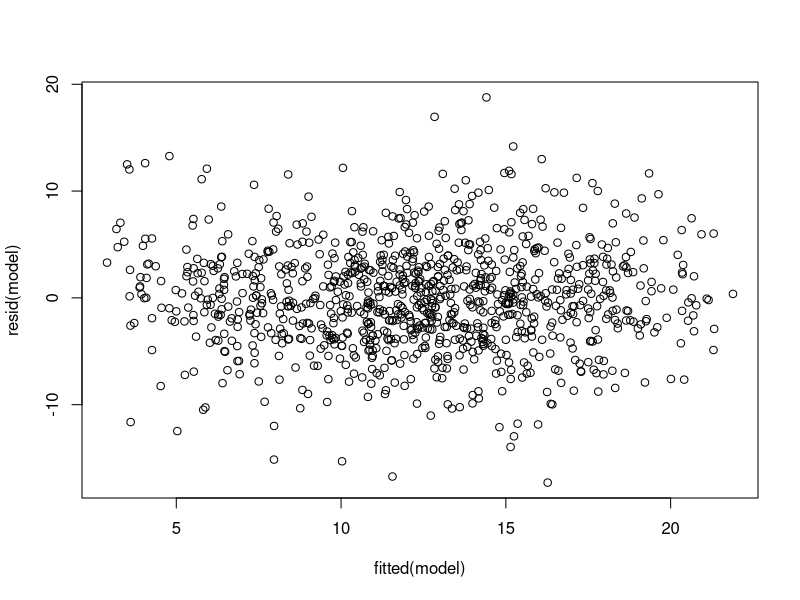
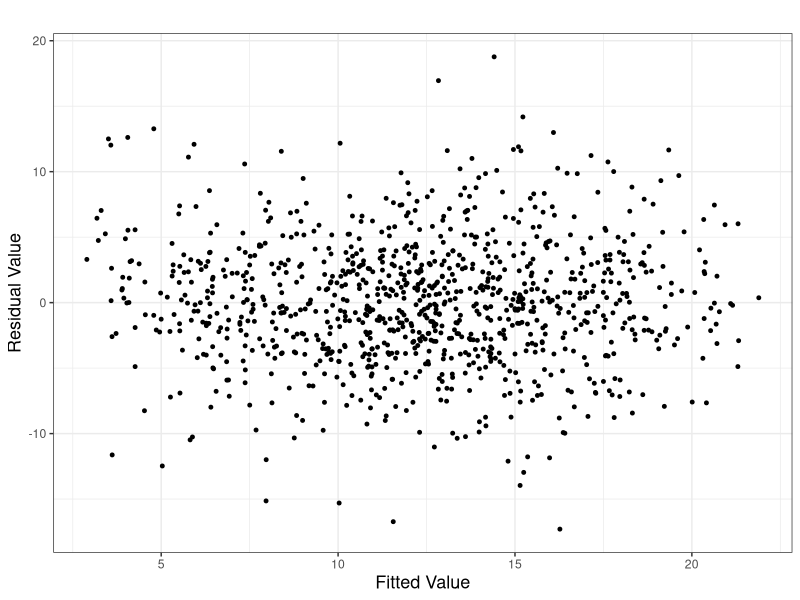
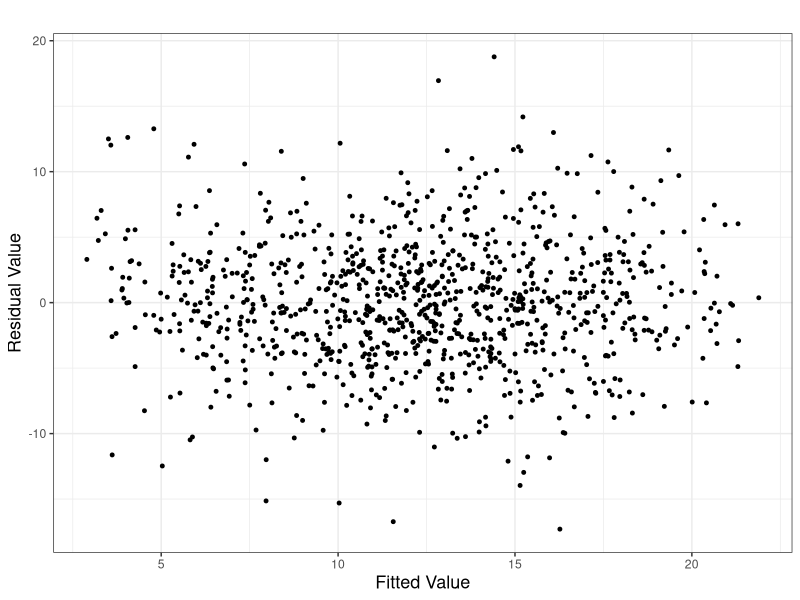

The R script that drew these images, in order:
## ---- chunk 1
knitr::opts_chunk$set(echo = TRUE)

library(Matrix)
library(ggplot2)
library(reshape2)
## ---- chunk 2
#Set some initial params
intercept <- 2
b1 <- 2.0
b2 <- 2.0
true_sig <- 2
set.seed(4112023)

#Draw data
dataset <- data.frame(x = runif(1000,min = 0, max = 5), z = runif(1000,min = 0, max = 5))

#Generate outocomes based on covariates and parameters
dataset$y <- intercept + b1*dataset$x + b2*dataset$z + rnorm(1000, mean = 0,
                                                             sd = true_sig + runif(1000,min = 0, max = 5))
#Fit model and look at residual plots
model <- lm(y ~ x + z, data = dataset)
#Fitted values vs residuals
plot(fitted(model), resid(model))
#Make a nicer plot to output
plot_data <- data.frame(fitted = fitted(model),
                        residuals = resid(model))
p <- ggplot(plot_data, aes(x=fitted, y=residuals)) +
  geom_point(size = 1.0) +
  labs(title = "",
       x = "Fitted Value",
       y = "Residual Value") +
  theme_bw() +
  theme(axis.title = element_text(size = 13)) +
  theme(legend.text = element_text(size = 13)) 
p
ggsave("../figures/sim3_residual_plot.pdf")
